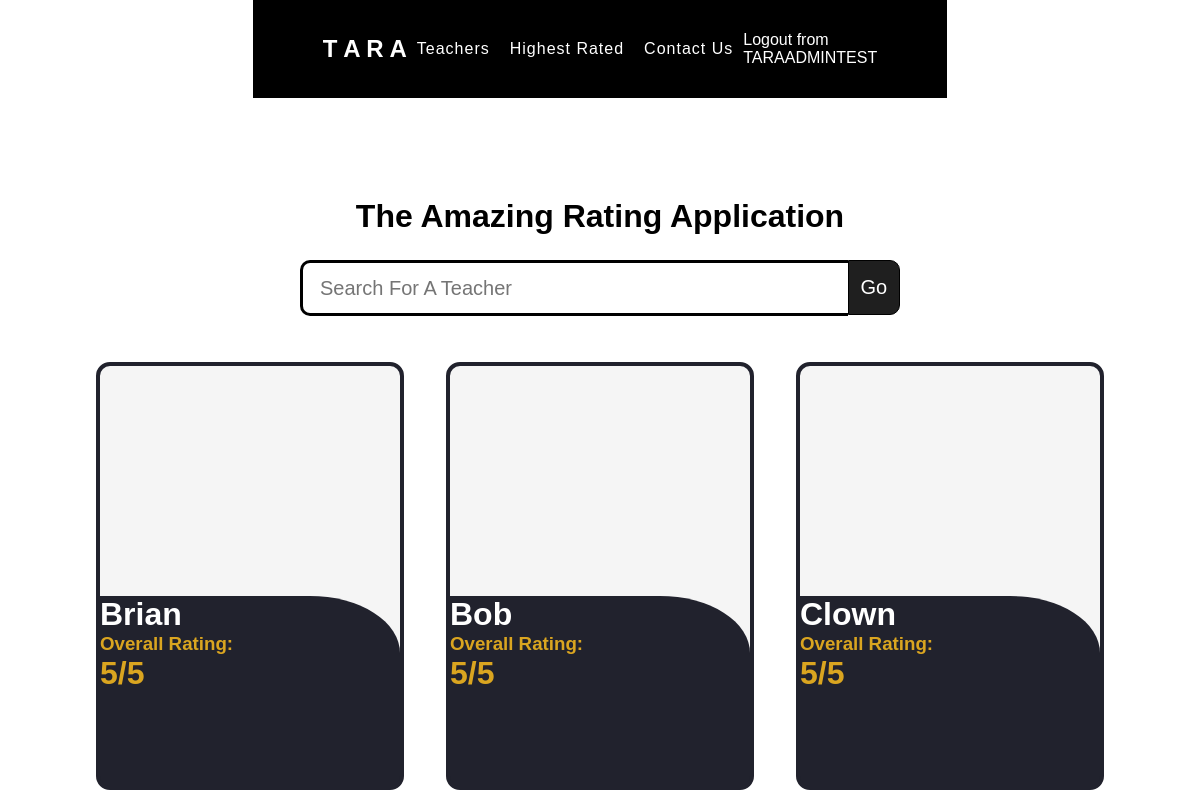
Page / (signed in) on the earlier database version.
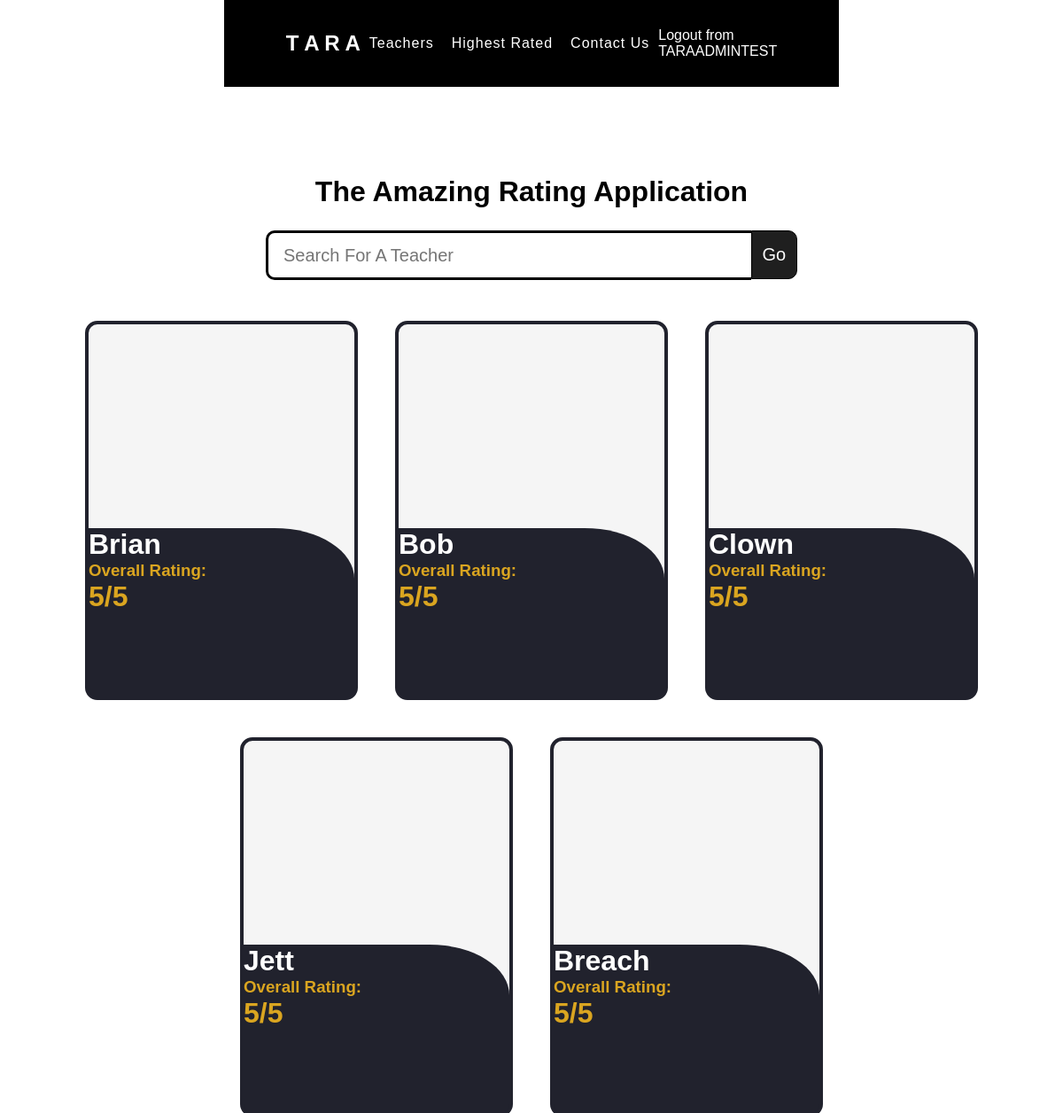
Same page on the later database version.
### teacherRater/models.py (models this page shows, shortened)
class teacherProfile(models.Model):
    name = models.CharField(max_length=128)
    picture = models.URLField()
    comment = models.TextField(max_length=3000)
    education = models.CharField(max_length=255)
    subjects = models.CharField(max_length=255)
    isActive = models.BooleanField(default=True)

### teacherRater/views.py (the view)
# urls.py: path("", views.index, name="index"),
@login_required(login_url='login')
def index(request):
    teachersList = teacherProfile.objects.all()
    return render(request, "teacherRater/index.html", {
        "teacherList": teachersList
    })

### teacherRater/templates/teacherRater/index.html (shortened to what this page needs)
{% load static %}
<!doctype html>
<html lang="en">
<head>
    <link href="{% static 'teacherRater/styles.css' %}" rel="stylesheet">
</head>
<body>
    <nav>
        <a href="#" class="logo">T A R A</a>
        <ul class="navigation">
            <li><a href="#">Teachers</a></li>
            <li><a href="#">Highest Rated</a></li>
            <li><a href="#">Contact Us</a></li>
        </ul>
        <a class="Logout" href="{% url 'logout' %}">Logout from <br>{{request.user}}</a>
    </nav>
    <div class="mainBody">
        <h1>The Amazing Rating Application</h1>
        <div class="MainSearch">
            <input type="text" class="searchTerm" placeholder="Search For A Teacher">
            <button type="submit" class="searchButton">
                Go
            </button>
        </div>
        <div class="highSchoolList">
            {% for teacher in teacherList %}
            <div class="main-card">
                <div class="main-card-image" style="background-image: url({{ teacher.picture }})"></div>
                <div class="main-card-details">
                    <div class="main-card-name">
                        <h1>{{ teacher.name }}</h1>
                    </div>
                    <div class="main-card-rating">
                        <h3>Overall Rating:</h3>
                        <h1>5/5</h1>
                    </div>
                </div>
            </div>
            {% endfor %}
        </div>
    </div>
</body>
</html>

### teacherRater/static/teacherRater/styles.css (style rules this page uses)
* { margin: 0; padding: 0; }
body { font-family: Arial; }
nav { display: flex; justify-content: space-between; align-items: center; padding: 30px 70px; background: black; justify-self: center; align-self: center; }
nav .logo { position: relative; font-size: 1.5em; color: white; text-decoration: none; font-weight: 600; }
nav .navigation { display: flex; justify-content: center; flex-wrap: wrap; margin: 10px 0; }
nav .navigation li { list-style: none; margin: 0 10px; }
nav .navigation li a { color: white; text-decoration: none; font-weight: 500; letter-spacing: 1px; }
.mainBody { ; display: flex; justify-content: center; align-items: center; flex-direction: column; margin-top: 100px; }
.MainSearch { width: 50%; display: flex; position: relative; margin-top: 25px; }
.searchTerm { width: 100%; border: 3px solid black; border-right: none; padding: 5px 5px 5px 17px; height: 40px; border-radius: 10px 0 0 10px; outline: none; color: black; font-size: 20px; }
.searchButton { width: 60px; height: 55px; border: 1px solid black; background: #1f1f1f; text-align: center; color: #fff; border-radius: 0 10px 10px 0; cursor: pointer; font-size: 20px; }
.highSchoolList { display: flex; flex-wrap: wrap; gap: 50px; justify-content: center; align-items: center; padding-top: 50px; }
.main-card { width: 300px; height: 420px; background-color: whitesmoke; outline: solid 4px #21222d; border-radius: 10px; }
.main-card-image { width: 300px; height: 230px; background-repeat: no-repeat; background-position: 0px; background-size: cover; }
.main-card-details { width: 300px; height: 190px; background-color: #21222d; border-radius: 0 30% 0 0; color: white; }
.main-card-rating { color: goldenrod; font-size: 100%; }
.Logout { color: white; text-decoration: none; }

Differences in the rows shown:
added teacherProfile: name "Jett"
added teacherProfile: name "Breach"
